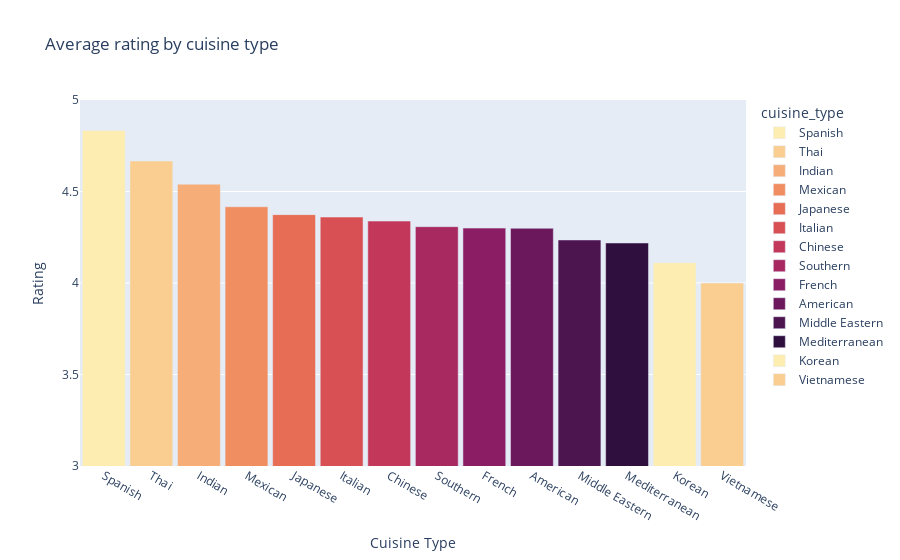

This figure's notebook cell:
### Code cell
fig = px.bar(mean_rating, x="cuisine_type", y="rating", color="cuisine_type", 
             title="Average rating by cuisine type",color_discrete_sequence=px.colors.sequential.matter)
fig.update_layout(xaxis=dict(type="category"))
fig.update_yaxes(range=[3, 5])
fig.update_layout(xaxis_title="Cuisine Type",yaxis_title="Rating", bargap=0.1)
fig.show()

print("Spanish, Thai, and Indian cuisines have the highest mean ratings, in that order.")

### Figure 1 — Plotly figure (JSON) as saved in the notebook; plotly's stock layout.template omitted (floating-point values rounded to 4 significant figures)
{"data": [{"alignmentgroup": "True", "hovertemplate": "cuisine_type=%{x}<br>rating=%{y}<extra></extra>", "legendgroup": "Spanish", "marker": {"color": "rgb(253, 237, 176)", "pattern": {"shape": ""}}, "name": "Spanish", "offsetgroup": "Spanish", "orientation": "v", "showlegend": true, "textposition": "auto", "type": "bar", "x": ["Spanish"], "xaxis": "x", "y": [4.833], "yaxis": "y"}, {"alignmentgroup": "True", "hovertemplate": "cuisine_type=%{x}<br>rating=%{y}<extra></extra>", "legendgroup": "Thai", "marker": {"color": "rgb(250, 205, 145)", "pattern": {"shape": ""}}, "name": "Thai", "offsetgroup": "Thai", "orientation": "v", "showlegend": true, "textposition": "auto", "type": "bar", "x": ["Thai"], "xaxis": "x", "y": [4.667], "yaxis": "y"}, {"alignmentgroup": "True", "hovertemplate": "cuisine_type=%{x}<br>rating=%{y}<extra></extra>", "legendgroup": "Indian", "marker": {"color": "rgb(246, 173, 119)", "pattern": {"shape": ""}}, "name": "Indian", "offsetgroup": "Indian", "orientation": "v", "showlegend": true, "textposition": "auto", "type": "bar", "x": ["Indian"], "xaxis": "x", "y": [4.54], "yaxis": "y"}, {"alignmentgroup": "True", "hovertemplate": "cuisine_type=%{x}<br>rating=%{y}<extra></extra>", "legendgroup": "Mexican", "marker": {"color": "rgb(240, 142, 98)", "pattern": {"shape": ""}}, "name": "Mexican", "offsetgroup": "Mexican", "orientation": "v", "showlegend": true, "textposition": "auto", "type": "bar", "x": ["Mexican"], "xaxis": "x", "y": [4.417], "yaxis": "y"}, {"alignmentgroup": "True", "hovertemplate": "cuisine_type=%{x}<br>rating=%{y}<extra></extra>", "legendgroup": "Japanese", "marker": {"color": "rgb(231, 109, 84)", "pattern": {"shape": ""}}, "name": "Japanese", "offsetgroup": "Japanese", "orientation": "v", "showlegend": true, "textposition": "auto", "type": "bar", "x": ["Japanese"], "xaxis": "x", "y": [4.374], "yaxis": "y"}, {"alignmentgroup": "True", "hovertemplate": "cuisine_type=%{x}<br>rating=%{y}<extra></extra>", "legendgroup": "Italian", "marker": {"color": "rgb(216, 80, 83)", "pattern": {"shape": ""}}, "name": "Italian", "offsetgroup": "Italian", "orientation": "v", "showlegend": true, "textposition": "auto", "type": "bar", "x": ["Italian"], "xaxis": "x", "y": [4.36], "yaxis": "y"}, {"alignmentgroup": "True", "hovertemplate": "cuisine_type=%{x}<br>rating=%{y}<extra></extra>", "legendgroup": "Chinese", "marker": {"color": "rgb(195, 56, 90)", "pattern": {"shape": ""}}, "name": "Chinese", "offsetgroup": "Chinese", "orientation": "v", "showlegend": true, "textposition": "auto", "type": "bar", "x": ["Chinese"], "xaxis": "x", "y": [4.338], "yaxis": "y"}, {"alignmentgroup": "True", "hovertemplate": "cuisine_type=%{x}<br>rating=%{y}<extra></extra>", "legendgroup": "Southern", "marker": {"color": "rgb(168, 40, 96)", "pattern": {"shape": ""}}, "name": "Southern", "offsetgroup": "Southern", "orientation": "v", "showlegend": true, "textposition": "auto", "type": "bar", "x": ["Southern"], "xaxis": "x", "y": [4.308], "yaxis": "y"}, {"alignmentgroup": "True", "hovertemplate": "cuisine_type=%{x}<br>rating=%{y}<extra></extra>", "legendgroup": "French", "marker": {"color": "rgb(138, 29, 99)", "pattern": {"shape": ""}}, "name": "French", "offsetgroup": "French", "orientation": "v", "showlegend": true, "textposition": "auto", "type": "bar", "x": ["French"], "xaxis": "x", "y": [4.3], "yaxis": "y"}, {"alignmentgroup": "True", "hovertemplate": "cuisine_type=%{x}<br>rating=%{y}<extra></extra>", "legendgroup": "American", "marker": {"color": "rgb(107, 24, 93)", "pattern": {"shape": ""}}, "name": "American", "offsetgroup": "American", "orientation": "v", "showlegend": true, "textposition": "auto", "type": "bar", "x": ["American"], "xaxis": "x", "y": [4.299], "yaxis": "y"}, {"alignmentgroup": "True", "hovertemplate": "cuisine_type=%{x}<br>rating=%{y}<extra></extra>", "legendgroup": "Middle Eastern", "marker": {"color": "rgb(76, 21, 80)", "pattern": {"shape": ""}}, "name": "Middle Eastern", "offsetgroup": "Middle Eastern", "orientation": "v", "showlegend": true, "textposition": "auto", "type": "bar", "x": ["Middle Eastern"], "xaxis": "x", "y": [4.235], "yaxis": "y"}, {"alignmentgroup": "True", "hovertemplate": "cuisine_type=%{x}<br>rating=%{y}<extra></extra>", "legendgroup": "Mediterranean", "marker": {"color": "rgb(47, 15, 61)", "pattern": {"shape": ""}}, "name": "Mediterranean", "offsetgroup": "Mediterranean", "orientation": "v", "showlegend": true, "textposition": "auto", "type": "bar", "x": ["Mediterranean"], "xaxis": "x", "y": [4.219], "yaxis": "y"}, {"alignmentgroup": "True", "hovertemplate": "cuisine_type=%{x}<br>rating=%{y}<extra></extra>", "legendgroup": "Korean", "marker": {"color": "rgb(253, 237, 176)", "pattern": {"shape": ""}}, "name": "Korean", "offsetgroup": "Korean", "orientation": "v", "showlegend": true, "textposition": "auto", "type": "bar", "x": ["Korean"], "xaxis": "x", "y": [4.111], "yaxis": "y"}, {"alignmentgroup": "True", "hovertemplate": "cuisine_type=%{x}<br>rating=%{y}<extra></extra>", "legendgroup": "Vietnamese", "marker": {"color": "rgb(250, 205, 145)", "pattern": {"shape": ""}}, "name": "Vietnamese", "offsetgroup": "Vietnamese", "orientation": "v", "showlegend": true, "textposition": "auto", "type": "bar", "x": ["Vietnamese"], "xaxis": "x", "y": [4], "yaxis": "y"}], "layout": {"autosize": true, "bargap": 0.1, "barmode": "relative", "legend": {"title": {"text": "cuisine_type"}, "tracegroupgap": 0}, "title": {"text": "Average rating by cuisine type"}, "xaxis": {"anchor": "y", "autorange": true, "categoryarray": ["Spanish", "Thai", "Indian", "Mexican", "Japanese", "Italian", "Chinese", "Southern", "French", "American", "Middle Eastern", "Mediterranean", "Korean", "Vietnamese"], "categoryorder": "array", "domain": [0, 1], "range": [-0.5, 13.5], "title": {"text": "Cuisine Type"}, "type": "category"}, "yaxis": {"anchor": "x", "domain": [0, 1], "range": [3, 5], "title": {"text": "Rating"}, "type": "linear"}}}
